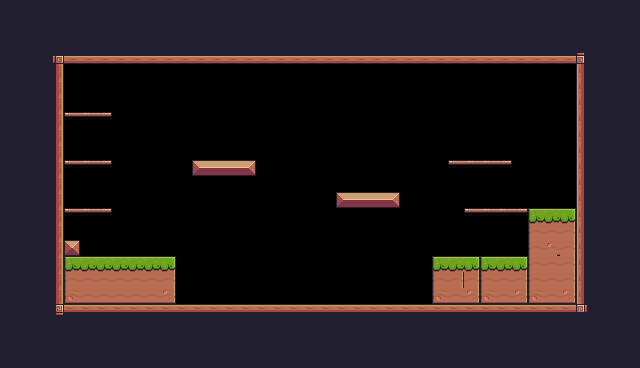

This game map was drawn from its Tiled (.tmx) file and the tilesets committed beside it. A one-line description and the full map source follow:
An orthogonal 40x23 tile map with 16x16 px tiles, 1 tile layer (Background) and 29 objects (10x Fruit, 5x Platform, 2x Saw, Player, Checkpoint).

<map version="1.10" tiledversion="1.12.2" orientation="orthogonal" renderorder="right-down" width="40" height="23" tilewidth="16" tileheight="16" infinite="0" nextlayerid="4" nextobjectid="45">
 <tileset firstgid="1" source="Pixel Adventure.tsx" />
 <layer id="1" name="Background" width="40" height="23">
  <properties>
   <property name="BackgroundColor" value="Gray" />
  </properties>
  <data encoding="csv">
24,24,24,24,24,24,24,24,24,24,24,24,24,24,24,24,24,24,24,24,24,24,24,24,24,24,24,24,24,24,24,24,24,24,24,24,24,24,24,24,
24,24,24,24,24,24,24,24,24,24,24,24,24,24,24,24,24,24,24,24,24,24,24,24,24,24,24,24,24,24,24,24,24,24,24,24,24,24,24,24,
24,24,24,24,24,24,24,24,24,24,24,24,24,24,24,24,24,24,24,24,24,24,24,24,24,24,24,24,24,24,24,24,24,24,24,24,24,24,24,24,
24,24,24,92,134,134,134,134,134,134,134,134,134,134,134,134,134,134,134,134,134,134,134,134,134,134,134,134,134,134,134,134,134,134,134,134,93,24,24,24,
24,24,24,113,0,0,0,0,0,0,0,0,0,0,0,0,0,0,0,0,0,0,0,0,0,0,0,0,0,0,0,0,0,0,0,0,111,24,24,24,
24,24,24,113,0,0,0,0,0,0,0,0,0,0,0,0,0,0,0,0,0,0,0,0,0,0,0,0,0,0,0,0,0,0,0,0,111,24,24,24,
24,24,24,113,0,0,0,0,0,0,0,0,0,0,0,0,0,0,0,0,0,0,0,0,0,0,0,0,0,0,0,0,0,0,0,0,111,24,24,24,
24,24,24,113,40,41,42,0,0,0,0,0,0,0,0,0,0,0,0,0,0,0,0,0,0,0,0,0,0,0,0,0,0,0,0,0,111,24,24,24,
24,24,24,113,0,0,0,0,0,0,0,0,0,0,0,0,0,0,0,0,0,0,0,0,0,0,0,0,0,0,0,0,0,0,0,0,111,24,24,24,
24,24,24,113,0,0,0,0,0,0,0,0,0,0,0,0,0,0,0,0,0,0,0,0,0,0,0,0,0,0,0,0,0,0,0,0,111,24,24,24,
24,24,24,113,40,41,42,0,0,0,0,0,13,14,14,15,0,0,0,0,0,0,0,0,0,0,0,0,40,41,41,42,0,0,0,0,111,24,24,24,
24,24,24,113,0,0,0,0,0,0,0,0,0,0,0,0,0,0,0,0,0,0,0,0,0,0,0,0,0,0,0,0,0,0,0,0,111,24,24,24,
24,24,24,113,0,0,0,0,0,0,0,0,0,0,0,0,0,0,0,0,0,13,14,14,15,0,0,0,0,0,0,0,0,0,0,0,111,24,24,24,
24,24,24,113,40,41,42,0,0,0,0,0,0,0,0,0,0,0,0,0,0,0,0,0,0,0,0,0,0,40,41,41,42,7,8,9,111,24,24,24,
24,24,24,113,0,0,0,0,0,0,0,0,0,0,0,0,0,0,0,0,0,0,0,0,0,0,0,0,0,0,0,0,0,29,30,31,111,24,24,24,
24,24,24,113,35,0,0,0,0,0,0,0,0,0,0,0,0,0,0,0,0,0,0,0,0,0,0,0,0,0,0,0,0,29,10,31,111,24,24,24,
24,24,24,113,7,8,8,8,8,8,9,0,0,0,0,0,0,0,0,0,0,0,0,0,0,0,0,7,8,9,7,8,9,29,30,31,111,24,24,24,
24,24,24,113,29,30,30,30,30,30,31,0,0,0,0,0,0,0,0,0,0,0,0,0,0,0,0,29,31,31,29,30,31,29,30,31,111,24,24,24,
24,24,24,113,51,52,52,52,52,52,53,0,0,0,0,0,0,0,0,0,0,0,0,0,0,0,0,51,52,53,51,52,53,51,52,53,111,24,24,24,
24,24,24,114,90,90,90,90,90,90,90,90,90,90,90,90,90,90,90,90,90,90,90,90,90,90,90,90,90,90,90,90,90,90,90,90,115,24,24,24,
24,24,24,24,24,24,24,24,24,24,24,24,24,24,24,24,24,24,24,24,24,24,24,24,24,24,24,24,24,24,24,24,24,24,24,24,24,24,24,24,
24,24,24,24,24,24,24,24,24,24,24,24,24,24,24,24,24,24,24,24,24,24,24,24,24,24,24,24,24,24,24,24,24,24,24,24,24,24,24,24,
24,24,24,24,24,24,24,24,24,24,24,24,24,24,24,24,24,24,24,24,24,24,24,24,24,24,24,24,24,24,24,24,24,24,24,24,24,24,24,24
</data>
 </layer>
 <objectgroup id="2" name="Spwanpoints">
  <properties>
   <property name="asdfsdf" type="float" value="0" />
  </properties>
  <object id="4" name="Player" type="Player" x="464" y="176" width="32" height="30.2592" />
  <object id="28" name="Orange" type="Fruit" x="80" y="80" width="32" height="32" />
  <object id="29" name="Cherries" type="Fruit" x="192" y="128" width="32" height="32" />
  <object id="31" name="Cherries" type="Fruit" x="224" y="128" width="32" height="32" />
  <object id="32" name="Cherries" type="Fruit" x="208" y="96" width="32" height="32" />
  <object id="33" name="Strawberry" type="Fruit" x="336" y="160" width="32" height="32" />
  <object id="34" name="Strawberry" type="Fruit" x="368" y="160" width="32" height="32" />
  <object id="35" name="Strawberry" type="Fruit" x="352" y="128" width="32" height="32" />
  <object id="37" name="Kiwi" type="Fruit" x="448" y="128" width="32" height="32" />
  <object id="39" name="Bananas" type="Fruit" x="496" y="176" width="32" height="32" />
  <object id="40" name="Pineapple" type="Fruit" x="80" y="128" width="32" height="32" />
  <object id="41" type="Saw" x="320" y="288" width="32" height="32">
   <properties>
    <property name="isVertical" type="bool" value="false" />
    <property name="offsetNeg" type="float" value="9" />
    <property name="offsetPos" type="float" value="5" />
   </properties>
  </object>
  <object id="42" type="Saw" x="272" y="112" width="32" height="32">
   <properties>
    <property name="isVertical" type="bool" value="true" />
    <property name="offsetNeg" type="float" value="3" />
    <property name="offsetPos" type="float" value="5" />
   </properties>
  </object>
  <object id="44" type="Checkpoint" x="512" y="144" width="64" height="64" />
 </objectgroup>
 <objectgroup id="3" name="Collisions">
  <object id="8" x="48" y="64" width="16" height="256" />
  <object id="9" x="48" y="304" width="544" height="16" />
  <object id="10" x="576" y="48" width="16" height="272" />
  <object id="11" x="48" y="48" width="544" height="16" />
  <object id="12" x="64" y="256" width="112" height="48" />
  <object id="13" x="64" y="240" width="16" height="16" />
  <object id="14" x="192" y="160" width="64" height="16" />
  <object id="15" x="336" y="192" width="64" height="16" />
  <object id="18" x="432" y="256" width="96" height="48" />
  <object id="22" name="Platform" type="Platform" x="448" y="160" width="64" height="16" />
  <object id="23" name="Platform" type="Platform" x="464" y="208" width="64" height="16" />
  <object id="25" name="Platform" type="Platform" x="64" y="160" width="48" height="16" />
  <object id="26" name="Platform" type="Platform" x="64" y="112" width="48" height="16" />
  <object id="27" name="Platform" type="Platform" x="64" y="208" width="48" height="16" />
  <object id="43" x="528" y="208" width="48" height="96" />
 </objectgroup>
</map>
